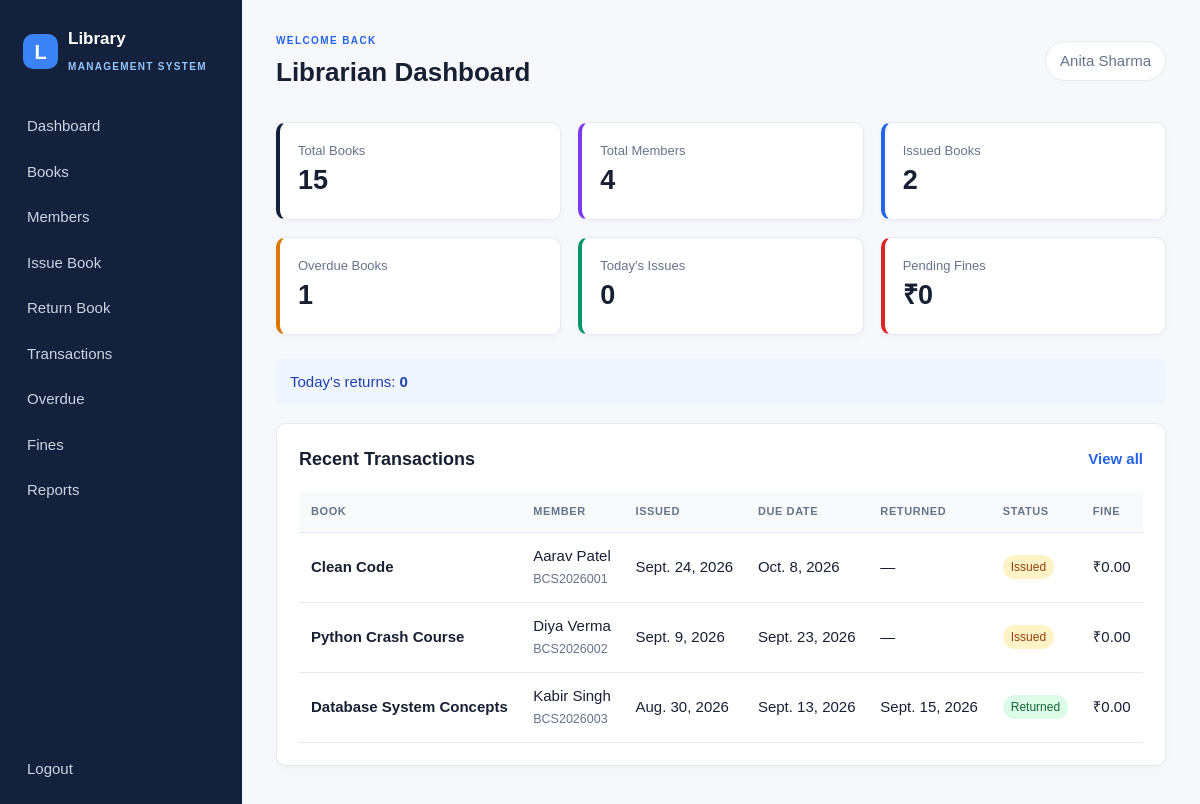
Screenshot of / (signed in) with the database file from the repository.
### library/models.py (models this page shows, shortened)
class Transaction(models.Model):
    STATUS_CHOICES = [("issued", "Issued"), ("returned", "Returned")]
    book = models.ForeignKey(Book, on_delete=models.PROTECT, related_name="transactions")
    member = models.ForeignKey(Member, on_delete=models.PROTECT, related_name="transactions")
    issued_by = models.ForeignKey(settings.AUTH_USER_MODEL, on_delete=models.PROTECT, related_name="issued_transactions")
    issue_date = models.DateField(default=timezone.localdate)
    due_date = models.DateField()
    return_date = models.DateField(null=True, blank=True)
    status = models.CharField(max_length=10, choices=STATUS_CHOICES, default="issued")
    fine_amount = models.DecimalField(max_digits=8, decimal_places=2, default=0)
    class Meta:
        ordering = ["-issue_date", "-id"]

class Book(models.Model):
    title = models.CharField(max_length=255)
    isbn = models.CharField("ISBN", max_length=20, unique=True)
    author = models.ForeignKey(Author, on_delete=models.PROTECT, related_name="books")
    category = models.ForeignKey(Category, on_delete=models.PROTECT, related_name="books")
    publisher = models.CharField(max_length=150, blank=True)
    publication_date = models.DateField(null=True, blank=True)
    description = models.TextField(blank=True)
    total_copies = models.PositiveIntegerField(default=1)
    available_copies = models.PositiveIntegerField(default=1)
    cover_image = models.ImageField(upload_to="book_covers/", blank=True, null=True)
    created_at = models.DateTimeField(auto_now_add=True)
    updated_at = models.DateTimeField(auto_now=True)
    class Meta:
        ordering = ["title"]

class Member(models.Model):
    STATUS_CHOICES = [("active", "Active"), ("inactive", "Inactive")]
    user = models.OneToOneField(settings.AUTH_USER_MODEL, on_delete=models.CASCADE, related_name="member_profile")
    member_id = models.CharField(max_length=30, unique=True)
    phone = models.CharField(max_length=20, blank=True)
    address = models.TextField(blank=True)
    course = models.CharField(max_length=120, blank=True)
    department = models.CharField(max_length=120, blank=True)
    year = models.PositiveSmallIntegerField(null=True, blank=True)
    registration_date = models.DateField(default=timezone.localdate)
    status = models.CharField(max_length=10, choices=STATUS_CHOICES, default="active")
    class Meta:
        ordering = ["member_id"]

### library/views.py (the view, shortened to what this page needs)
# urls.py: path("", views.dashboard, name="dashboard"), path("login/", views.login_view, name="login"), path("logout/", LogoutView.as_view(), name="logout"),
@login_required
def dashboard(request):
    today = timezone.localdate()
    stats = get_statistics() or _library_stats()
    context = {"stats": stats, "recent_transactions": Transaction.objects.select_related("book", "member", "member__user")[:8]}
    if request.user.is_staff:
        return render(request, "dashboard/admin.html", context)
    context.update({
        "today_issues": Transaction.objects.filter(issue_date=today).count(),
        "today_returns": Transaction.objects.filter(return_date=today).count(),
        "pending_fines": Fine.objects.filter(paid=False).aggregate(n=Sum("amount"))["n"] or 0,
    })
    return render(request, "dashboard/librarian.html", context)

### library/context_processors.py (called while the page is built)
def user_role(request):
    user = request.user
    return {
        "is_librarian": user.is_authenticated and (user.is_staff or user.groups.filter(name="Librarian").exists()),
        "is_admin_role": user.is_authenticated and user.is_staff,
        "is_member_role": user.is_authenticated and hasattr(user, "member_profile"),
    }

### library/services/flask_api.py (called while the page is built)
def _get(path, params=None):
    try:
        response = requests.get(f"{settings.FLASK_API_URL}{path}", params=params, timeout=2)
        response.raise_for_status()
        return response.json().get("data")
    except (requests.RequestException, ValueError):
        return None

def get_statistics():
    return _get("/api/statistics")

### library/views.py (called while the page is built)
def _library_stats():
    return {
        "total_books": Book.objects.count(),
        "available_books": Book.objects.aggregate(n=Sum("available_copies"))["n"] or 0,
        "issued_books": Transaction.objects.filter(status="issued").count(),
        "total_members": Member.objects.count(),
        "overdue_books": Transaction.objects.filter(status="issued", due_date__lt=timezone.localdate()).count(),
        "total_fines": Fine.objects.aggregate(n=Sum("amount"))["n"] or Decimal("0"),
    }

### library/templates/dashboard/librarian.html
{% extends 'base.html' %}{% block page_title %}Librarian Dashboard{% endblock %}{% block content %}
<div class="card-grid"><article class="stat-card"><span>Total Books</span><strong>{{ stats.total_books }}</strong></article><article class="stat-card purple"><span>Total Members</span><strong>{{ stats.total_members }}</strong></article><article class="stat-card blue"><span>Issued Books</span><strong>{{ stats.issued_books }}</strong></article><article class="stat-card orange"><span>Overdue Books</span><strong>{{ stats.overdue_books }}</strong></article><article class="stat-card green"><span>Today's Issues</span><strong>{{ today_issues }}</strong></article><article class="stat-card red"><span>Pending Fines</span><strong>₹{{ pending_fines }}</strong></article></div>
<div class="notice">Today's returns: <strong>{{ today_returns }}</strong></div>{% include 'transactions/recent.html' %}{% endblock %}

### library/templates/base.html (shortened to what this page needs)
{% load static %}
<!DOCTYPE html>
<html lang="en">
<head>
  <link rel="stylesheet" href="{% static 'css/style.css' %}">
</head>
<body>
{% if user.is_authenticated %}
<div class="layout">
  <aside class="sidebar">
    <a class="brand" href="{% url 'dashboard' %}"><span class="brand-mark">L</span><span>Library<br><small>Management System</small></span></a>
    <nav class="nav-links">
      <a href="{% url 'dashboard' %}">Dashboard</a>
      {% if is_member_role and not is_librarian %}
        <a href="{% url 'book_list' %}">Browse Books</a><a href="{% url 'my_books' %}">My Books</a><a href="{% url 'my_history' %}">My History</a><a href="{% url 'my_fines' %}">My Fines</a><a href="{% url 'profile' %}">Profile</a>
      {% else %}
        <a href="{% url 'book_list' %}">Books</a>
        <a href="{% url 'member_list' %}">Members</a><a href="{% url 'issue_book' %}">Issue Book</a><a href="{% url 'return_book' %}">Return Book</a><a href="{% url 'transaction_list' %}">Transactions</a><a href="{% url 'overdue_list' %}">Overdue</a><a href="{% url 'fine_list' %}">Fines</a><a href="{% url 'reports' %}">Reports</a>
      {% endif %}
    </nav>
    <form class="logout-form" method="post" action="{% url 'logout' %}">{% csrf_token %}<button type="submit">Logout</button></form>
  </aside>
  <main class="main-content">
    <header class="topbar"><div><span class="eyebrow">WELCOME BACK</span><h1>{% block page_title %}Dashboard{% endblock %}</h1></div><div class="user-chip">{{ user.get_full_name|default:user.username }}</div></header>
    {% block content %}{% endblock %}
  </main>
</div>
{% else %}{% block guest_content %}{% endblock %}{% endif %}
</body>
</html>

### library/templates/transactions/table.html
<div class="table-wrap"><table><thead><tr><th>Book</th><th>Member</th><th>Issued</th><th>Due Date</th><th>Returned</th><th>Status</th><th>Fine</th></tr></thead><tbody>{% for item in transactions %}<tr><td><strong>{{ item.book.title }}</strong></td><td>{% if student_view %}{{ item.member.member_id }}{% else %}{{ item.member.user.get_full_name|default:item.member.member_id }}<br><small>{{ item.member.member_id }}</small>{% endif %}</td><td>{{ item.issue_date }}</td><td>{{ item.due_date }}</td><td>{{ item.return_date|default:'—' }}</td><td><span class="status {{ item.status }}">{{ item.get_status_display }}</span></td><td>₹{{ item.fine_amount }}</td></tr>{% empty %}<tr><td colspan="7" class="empty">No transactions to display.</td></tr>{% endfor %}</tbody></table></div>

### library/static/css/style.css (style rules this page uses)
:root { --ink:#172033;--muted:#64748b;--navy:#14213d;--blue:#2563eb;--line:#e5eaf2;--paper:#f6f8fc;--green:#059669;--orange:#d97706;--red:#dc2626 }
* { box-sizing:border-box }
body { margin:0;background:var(--paper);color:var(--ink);font:15px/1.5 Arial,sans-serif }
.layout { min-height:100vh;display:flex }
.sidebar { width:242px;background:var(--navy);color:#dbeafe;padding:26px 15px;display:flex;flex-direction:column;position:fixed;inset:0 auto 0 0 }
.brand { display:flex;gap:10px;align-items:center;color:#fff;text-decoration:none;font-size:17px;font-weight:bold;padding:0 8px 28px }
.brand small { font-size:10px;letter-spacing:1.3px;color:#93c5fd;text-transform:uppercase }
.brand-mark,.login-logo { display:grid;place-items:center;border-radius:10px;background:#3b82f6;width:35px;height:35px;color:#fff;font-size:20px }
.nav-links { display:grid;gap:3px }
.nav-links a,.logout-form button { border:0;background:transparent;color:#cbd5e1;text-decoration:none;padding:10px 12px;border-radius:7px;font:inherit;text-align:left;width:100%;cursor:pointer }
.logout-form { margin-top:auto }
.main-content { margin-left:242px;width:calc(100% - 242px);padding:28px 34px }
.topbar { display:flex;justify-content:space-between;align-items:center;margin-bottom:28px }
.topbar h1 { font-size:26px;margin:2px 0 }
.eyebrow { font-size:10px;letter-spacing:1.4px;color:var(--blue);font-weight:bold }
.user-chip { background:#fff;border:1px solid var(--line);border-radius:30px;padding:8px 14px;color:var(--muted) }
.card-grid { display:grid;grid-template-columns:repeat(3,minmax(0,1fr));gap:17px;margin-bottom:24px }
.stat-card { background:#fff;border:1px solid var(--line);border-left:4px solid var(--navy);border-radius:10px;padding:18px;box-shadow:0 2px 7px #17203308 }
.stat-card span { display:block;color:var(--muted);font-size:13px }
.stat-card strong { font-size:27px }
.stat-card.green { border-left-color:var(--green) }
.stat-card.blue { border-left-color:var(--blue) }
.stat-card.purple { border-left-color:#7c3aed }
.stat-card.orange { border-left-color:var(--orange) }
.stat-card.red { border-left-color:var(--red) }
.table-wrap { overflow-x:auto }
table { border-collapse:collapse;width:100%;min-width:620px }
th { text-align:left;color:var(--muted);font-size:11px;text-transform:uppercase;letter-spacing:.6px;background:#f8fafc }
th,td { padding:12px;border-bottom:1px solid var(--line);vertical-align:middle }
small { color:var(--muted) }
.badge,.status { display:inline-block;border-radius:20px;padding:3px 8px;font-size:12px }
.status.active,.status.returned { background:#dcfce7;color:#166534 }
.status.inactive,.status.issued { background:#fef3c7;color:#92400e }
.notice,.alert { padding:12px 14px;border-radius:7px;margin-bottom:18px }
.notice { background:#eff6ff;color:#1e40af }

### rows the page displays
Transaction: book "Clean Code", member.user.get_full_name "Aarav Patel", member.member_id "BCS2026001", issue_date "Sept. 24, 2026", due_date "Oct. 8, 2026", return_date "—", status "Issued", fine_amount "0.00"
Transaction: book "Python Crash Course", member.user.get_full_name "Diya Verma", member.member_id "BCS2026002", issue_date "Sept. 9, 2026", due_date "Sept. 23, 2026", return_date "—", status "Issued", fine_amount "0.00"
Transaction: book "Database System Concepts", member.user.get_full_name "Kabir Singh", member.member_id "BCS2026003", issue_date "Aug. 30, 2026", due_date "Sept. 13, 2026", return_date "Sept. 15, 2026", status "Returned", fine_amount "0.00"

### other values shown
{{ user.get_full_name|default:user.username }} "Anita Sharma"
{{ stats.total_books }} "15"
{{ stats.total_members }} "4"
{{ stats.issued_books }} "2"
{{ stats.overdue_books }} "1"
{{ today_issues }} "0"
{{ pending_fines }} "0"
{{ today_returns }} "0"
